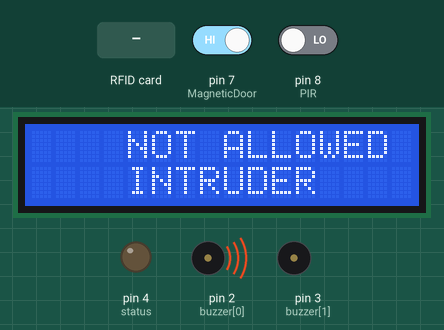
A sketch run on a simulated Arduino Uno, built with avr-gcc and run on an emulated ATmega328P. On the bench: 16×2 character LCD, output pins drawn as LEDs (lit = HIGH), buzzer (waves = sounding, pin HIGH). The inputs (shaded band) are chosen by the test bench; at power-on: pin 7 (MagneticDoor) HIGH, pin 8 (PIR) LOW. Pins used as bus, display or sensor lines are not drawn; what the sketch prints to the serial monitor is not drawn.

Above: at 1.3 s.
1.4 s: RFID card 33 86 21 90 held to the reader
At 3.8 s:
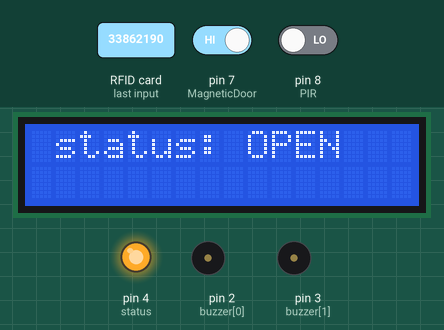
4.2 s: RFID card 5E 7A 19 C4 held to the reader
At 4.7 s:
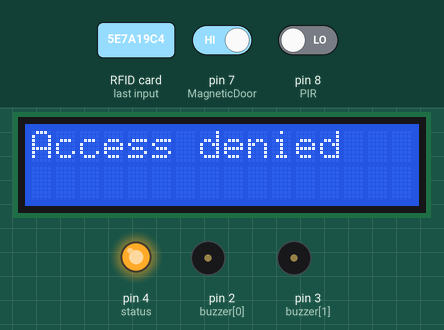
7.2 s: RFID card 33 86 21 90 held to the reader
At 8.4 s:
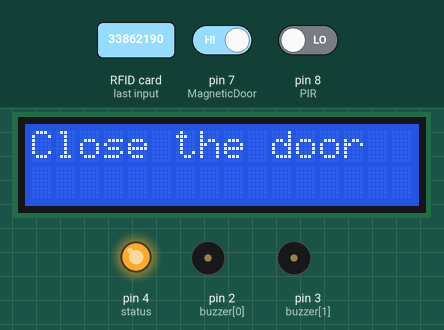
Timing chart, 0 to 10.2 s (numbered marks = the images above; inputs shaded):
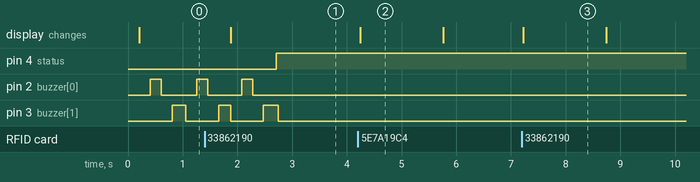

The sketch:

ShopSecuritySystem.ino
```cpp
#include <SPI.h>
#include <MFRC522.h>
#include <Wire.h>
#include <LiquidCrystal_I2C.h>

#define SS_PIN 10
#define RST_PIN 9
#define PIR 8
#define MagneticDoor 7

int i, j;
const int buzzer[] = { 2, 3 };
int status = 4;
bool isSafe = 0;
bool isPIRDetect = 0;
bool isDoorOpend = 0;

void lcdStatus();
void C522Sensor();
void alarmSystem();

MFRC522 rfid(SS_PIN, RST_PIN);
LiquidCrystal_I2C lcd(0x27,20,4);

void setup() {
  Serial.begin(9600);
  SPI.begin();
  rfid.PCD_Init();

  pinMode(buzzer[0], OUTPUT);
  pinMode(buzzer[1], OUTPUT);
  pinMode(status, OUTPUT);

  pinMode(PIR, INPUT);
  pinMode(MagneticDoor, INPUT_PULLUP);

  lcd.begin(16, 2);
  lcd.backlight();
}

void loop() {

  C522Sensor();
  isPIRDetect = digitalRead(PIR);
  isDoorOpend = digitalRead(MagneticDoor);
  lcdStatus();
  digitalWrite(status, isSafe);

  if(isSafe)
  {
    alarmSystem(false);
  }
  else if(isPIRDetect || isDoorOpend)
  {
    while (!isSafe)
    {
      alarmSystem(true);
    }
  }
}

void C522Sensor()
{
  if (rfid.PICC_IsNewCardPresent() && rfid.PICC_ReadCardSerial())
  {
    lcd.clear();
    lcd.setCursor(0,0);
    String UID = "";  // user ID
    for (byte i = 0; i < 4; i++) {
      UID.concat(String(rfid.uid.uidByte[i] < 0x10 ? " 0" : " "));
      UID.concat(String(rfid.uid.uidByte[i], HEX));
    }
    UID.toUpperCase();

    if (UID.substring(1) == "33 86 21 90") // you can change and add ids depending on how many Serisl you hsve
    {

      if(isDoorOpend && isSafe)
      {
        lcd.print("Close the door");
        delay(1500);
        lcd.clear();
      }
      else
      {
        Serial.println("Authorized Access");
        isSafe = !isSafe;
      }
    }
    else
    {
      lcd.clear();
      lcd.print("Access denied");
      delay(1500);
      lcd.clear();
    }


    rfid.PICC_HaltA();
    rfid.PCD_StopCrypto1();
  }
}

void alarmSystem(bool on)
{
  C522Sensor();
  lcdStatus();
  if(on)
  {
    for (i = 0; i < 2; i++) {
      for (j = 0; j < 2; j++) {
        digitalWrite(buzzer[j], LOW);
      }
      delay(200);
      digitalWrite(buzzer[i], HIGH);
      delay(200);
    }
  }
  else
  {
    for (j = 0; j < 2; j++)
    {
      digitalWrite(buzzer[j], LOW);
    }
  }
}

void lcdStatus()
{

  if(isSafe)
  {
    lcd.setCursor(1,0);
    lcd.print("status: OPEN");
  }
  else
  {
    if(isPIRDetect || isDoorOpend)
    {
      lcd.clear();
      lcd.setCursor(4,0);
      lcd.print("NOT ALLOWED");
      lcd.setCursor(4,1);
      lcd.print("INTRUDER");
    }
    else
    {
      lcd.setCursor(1,0);
      lcd.print("status: CLOSED");
      lcd.setCursor(1,1);
      lcd.print("Scan ID");
    }
  }
}
```

Measured:
- after the input at 1.4 s, pin 4 (status): LOW → HIGH after 1.3 s; pin 2 (buzzer[0]): goes on until 2.3 s, then stays LOW; pin 3 (buzzer[1]): goes on until 2.8 s, then stays LOW; the display: changes after 0.48 s (image 1)
- after the input at 4.2 s, the display: changes after 0.05 s (image 2)
- after the input at 7.2 s, the display: changes at once (image 3)
- what the display in image 2 shows lasts 1.6 s, from 4.2 s to 5.8 s
